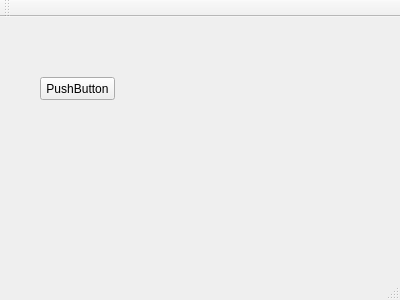
<?xml version="1.0" encoding="UTF-8"?>
<ui version="4.0">
 <class>MainWindow</class>
 <widget class="QMainWindow" name="MainWindow">
  <property name="geometry">
   <rect>
    <x>0</x>
    <y>0</y>
    <width>400</width>
    <height>300</height>
   </rect>
  </property>
  <property name="windowTitle">
   <string>MainWindow</string>
  </property>
  <widget class="QWidget" name="centralWidget">
   <widget class="QPushButton" name="pushButton">
    <property name="geometry">
     <rect>
      <x>40</x>
      <y>60</y>
      <width>75</width>
      <height>23</height>
     </rect>
    </property>
    <property name="text">
     <string>PushButton</string>
    </property>
   </widget>
  </widget>
  <widget class="QMenuBar" name="menuBar">
   <property name="geometry">
    <rect>
     <x>0</x>
     <y>0</y>
     <width>400</width>
     <height>18</height>
    </rect>
   </property>
  </widget>
  <widget class="QToolBar" name="mainToolBar">
   <attribute name="toolBarArea">
    <enum>TopToolBarArea</enum>
   </attribute>
   <attribute name="toolBarBreak">
    <bool>false</bool>
   </attribute>
  </widget>
  <widget class="QStatusBar" name="statusBar"/>
 </widget>
 <layoutdefault spacing="6" margin="11"/>
 <resources/>
 <connections/>
</ui>
